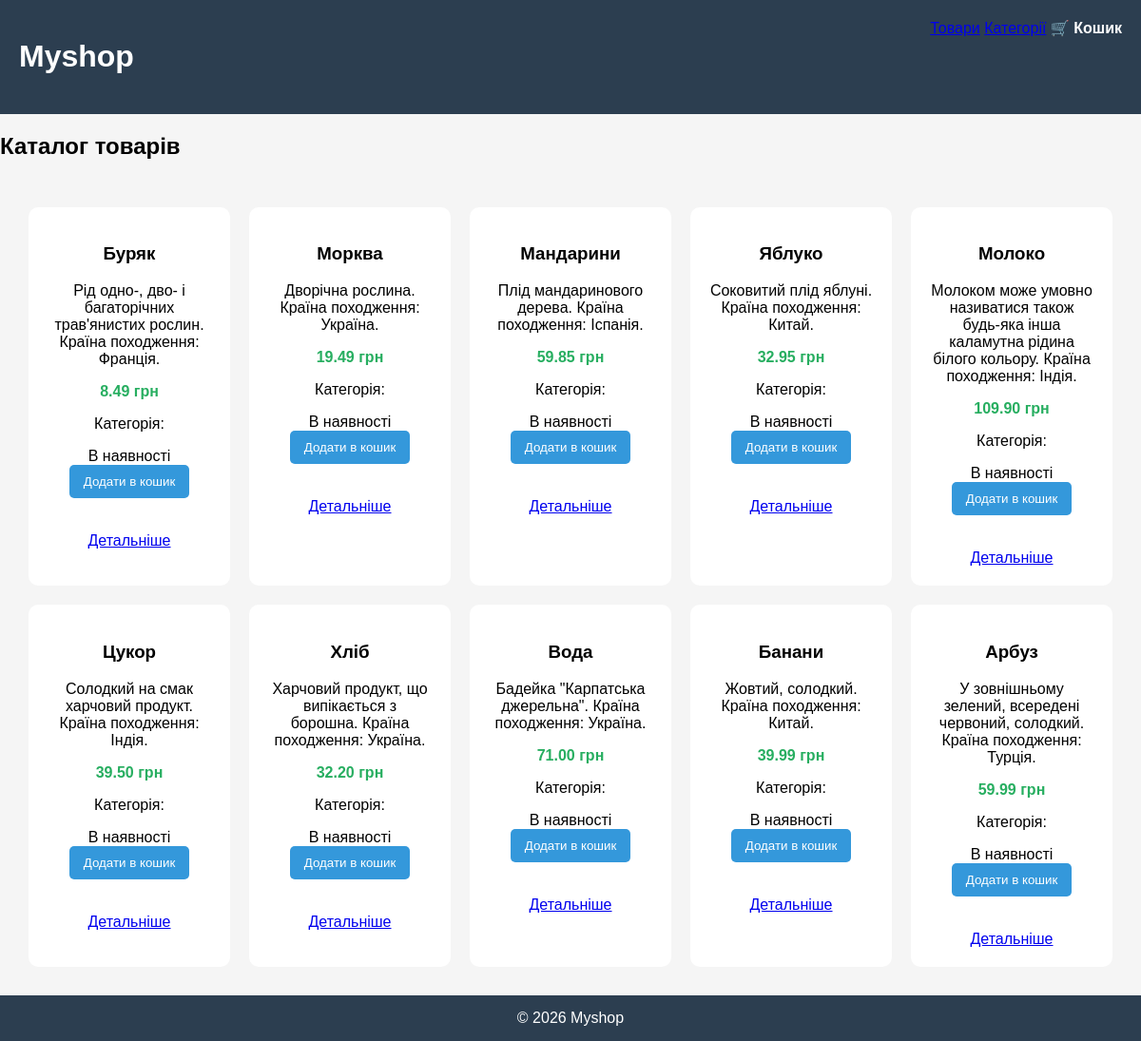
The page / on the database its author committed.
### products/models.py (models this page shows, shortened)
class Product(models.Model):
    name = models.CharField(max_length=200, verbose_name="Назва товару")
    category = models.ForeignKey(
        Category,
        on_delete=models.CASCADE,
        null = True,
        blank = True,
        verbose_name="Категорія"
    )
    description = models.TextField(verbose_name="Опис")
    price = models.DecimalField(max_digits=10, decimal_places=2, verbose_name="Ціна")
    in_stock = models.BooleanField(default=True, verbose_name="В наявності")
    created_at = models.DateTimeField(auto_now_add=True, verbose_name="Дата створення")
    class Meta:
        verbose_name = "Товар"
        verbose_name_plural = "Товари"

### products/views.py (the view)
# urls.py: path('', views.index, name='home'),
def index(request):
    products = Product.objects.all().order_by("-created_at")
    return render(request, "index.html", {
        "products": products
    })

### templates/index.html (shortened to what this page needs)
{% extends "base.html" %}
{% block content %}
<h2>Каталог товарів</h2>
<section class="catalog">
{% for product in products %}
<div class="product">
    <h3>{{ product.name }}</h3>
    <p>{{ product.description }}</p>
    <p class="price">{{ product.price }} грн</p>
    <p>
        Категорія: {{ product.category.name }}
    </p>
    {% if product.in_stock %}
        <span class="in-stock">В наявності</span>
        <form action="{% url 'add_to_cart' product.id %}" method="post">
            <button type="submit">Додати в кошик</button>
        </form>
    {% else %}
        <span class="out-stock">Немає в наявності</span>
    {% endif %}
    <br><br>
    <a href="{% url 'product_detail' product.id %}">
        Детальніше
    </a>
</div>
{% endfor %}
</section>
{% endblock %}

### static/css/style.css (style rules this page uses)
body { margin:0; font-family: Arial; background:#f5f5f5; }
.catalog { display:grid; grid-template-columns:repeat(auto-fit, minmax(200px,1fr)); gap:20px; padding:30px; }
.product { background:white; padding:20px; border-radius:10px; text-align:center; }
.price { display:block; margin:10px 0; font-weight:bold; color:#27ae60; }
button { padding:10px 15px; background:#3498db; border:none; color:white; border-radius:5px; cursor:pointer; }

### rows shown on the page
Product: name "Буряк", description "Рід одно-, дво- і багаторічних трав'янистих рослин. Країна походження: Франція.", price "8.49", in_stock "В наявності"
Product: name "Морква", description "Дворічна рослина. Країна походження: Україна.", price "19.49", in_stock "В наявності"
Product: name "Мандарини", description "Плід мандаринового дерева. Країна походження: Іспанія.", price "59.85", in_stock "В наявності"
Product: name "Яблуко", description "Соковитий плід яблуні. Країна походження: Китай.", price "32.95", in_stock "В наявності"
Product: name "Молоко", description "Молоком може умовно називатися також будь-яка інша каламутна рідина білого кольору. Країна походження: Індія.", price "109.90", in_stock "В наявності"
Product: name "Цукор", description "Солодкий на смак харчовий продукт. Країна походження: Індія.", price "39.50", in_stock "В наявності"
Product: name "Хліб", description "Харчовий продукт, що випікається з борошна. Країна походження: Україна.", price "32.20", in_stock "В наявності"
Product: name "Вода", description "Бадейка \"Карпатська джерельна\". Країна походження: Україна.", price "71.00", in_stock "В наявності"
Product: name "Банани", description "Жовтий, солодкий. Країна походження: Китай.", price "39.99", in_stock "В наявності"
Product: name "Арбуз", description "У зовнішньому зелений, всередені червоний, солодкий. Країна походження: Турція.", price "59.99", in_stock "В наявності"
